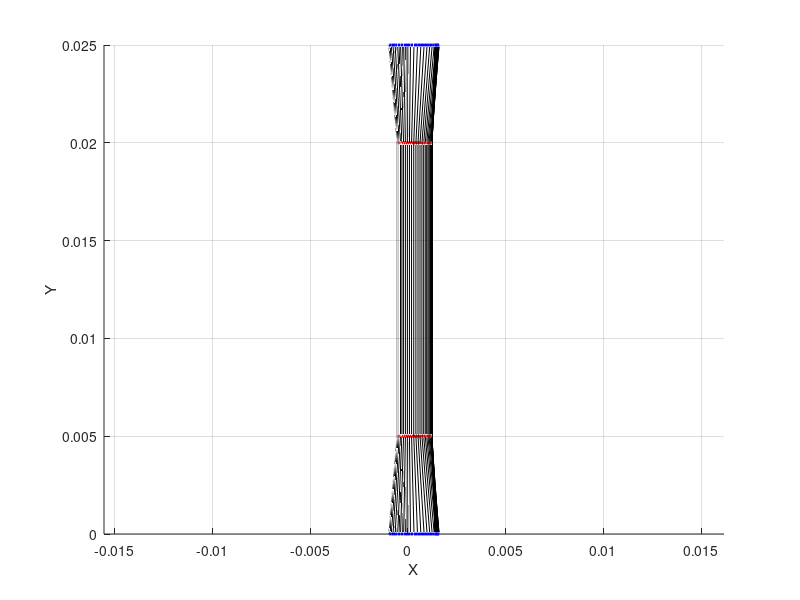

Write the MATLAB code that produced this figure.
theta = linspace(0, 2*pi, 100);  
d = 0.005; 

KI = 28;
ay = 300;
v = 0.34;

r1 = (0.5+0.5*cos(theta)+1.5.*(sin(theta).^2)).*(1/(2*pi)*(KI/ay)^2);  
r2 = (((1-v^2)/2)*(1+cos(theta))+(3/4).*(sin(theta).^2))*(1/(2*pi)*(KI/ay)^2);  

x1 = r1 .* cos(theta);
y1 = zeros(size(theta));
z1 = r1 .* sin(theta); 
x2 = r2 .* cos(theta);
y2 = d * ones(size(theta));
z2 = r2 .* sin(theta); 
x3 = r2 .* cos(theta);
y3 = 4*d * ones(size(theta));
z3 = r2 .* sin(theta); 
x4 = r1 .* cos(theta);
y4 = 5*d * ones(size(theta));
z4 = r1 .* sin(theta);

figure;
hold on;
plot3(x1, y1, z1, 'b', 'LineWidth', 2);  
plot3(x2, y2, z2, 'r', 'LineWidth', 2);  
plot3(x3, y3, z3, 'r', 'LineWidth', 2);
plot3(x4, y4, z4, 'b', 'LineWidth', 2);

connections = {x1, x2, x3, x4};  
connections_y = {y1, y2, y3, y4};  
connections_z = {z1, z2, z3, z4}; 

for i = 1:length(theta)
    for j = 1:3  
        plot3([connections{j}(i) connections{j+1}(i)], ...
              [connections_y{j}(i) connections_y{j+1}(i)], ...
              [connections_z{j}(i) connections_z{j+1}(i)], 'k'); 
    end
end

axis equal;
xlabel('X');
ylabel('Y');
zlabel('Z');
grid on;
title('');
hold off;